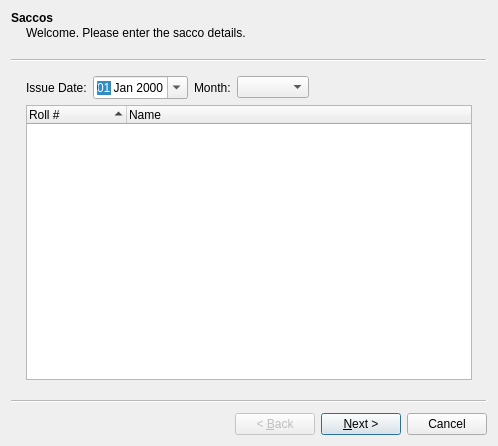
<?xml version="1.0" encoding="UTF-8"?>
<ui version="4.0">
 <class>SaccosWizard</class>
 <widget class="QWizard" name="SaccosWizard">
  <property name="geometry">
   <rect>
    <x>0</x>
    <y>0</y>
    <width>498</width>
    <height>446</height>
   </rect>
  </property>
  <property name="windowTitle">
   <string>Add Advance</string>
  </property>
  <widget class="QWizardPage" name="wizardPage1">
   <property name="title">
    <string>Saccos</string>
   </property>
   <property name="subTitle">
    <string>Welcome. Please enter the sacco details.</string>
   </property>
   <layout class="QVBoxLayout" name="verticalLayout">
    <item>
     <layout class="QHBoxLayout" name="horizontalLayout">
      <item>
       <widget class="QLabel" name="label">
        <property name="text">
         <string>Issue Date:</string>
        </property>
       </widget>
      </item>
      <item>
       <widget class="QDateEdit" name="dtpAdvanceDate">
        <property name="displayFormat">
         <string>dd MMM yyyy</string>
        </property>
        <property name="calendarPopup">
         <bool>true</bool>
        </property>
       </widget>
      </item>
      <item>
       <widget class="QLabel" name="label_2">
        <property name="text">
         <string>Month:</string>
        </property>
       </widget>
      </item>
      <item>
       <widget class="QComboBox" name="cboMonths"/>
      </item>
      <item>
       <spacer name="horizontalSpacer">
        <property name="orientation">
         <enum>Qt::Horizontal</enum>
        </property>
        <property name="sizeHint" stdset="0">
         <size>
          <width>40</width>
          <height>20</height>
         </size>
        </property>
       </spacer>
      </item>
     </layout>
    </item>
    <item>
     <widget class="QTreeWidget" name="lstEmployees">
      <property name="sortingEnabled">
       <bool>true</bool>
      </property>
      <attribute name="headerHighlightSections">
       <bool>true</bool>
      </attribute>
      <attribute name="headerShowSortIndicator" stdset="0">
       <bool>true</bool>
      </attribute>
      <column>
       <property name="text">
        <string>Roll #</string>
       </property>
      </column>
      <column>
       <property name="text">
        <string>Name</string>
       </property>
      </column>
     </widget>
    </item>
   </layout>
  </widget>
  <widget class="QWizardPage" name="wizardPage2">
   <property name="title">
    <string>Sacco Deduction Details</string>
   </property>
   <property name="subTitle">
    <string>Please enter the deductions for each employee.</string>
   </property>
   <layout class="QVBoxLayout" name="verticalLayout_2">
    <item>
     <widget class="QTableWidget" name="tblAdvances">
      <property name="columnCount">
       <number>5</number>
      </property>
      <column>
       <property name="text">
        <string>Roll No</string>
       </property>
      </column>
      <column>
       <property name="text">
        <string>Name</string>
       </property>
      </column>
      <column>
       <property name="text">
        <string>Amount Issued</string>
       </property>
      </column>
      <column>
       <property name="text">
        <string>EmployeeID</string>
       </property>
      </column>
      <column>
       <property name="text">
        <string/>
       </property>
      </column>
     </widget>
    </item>
   </layout>
  </widget>
  <widget class="QWizardPage" name="wizardPage">
   <property name="title">
    <string>Finish</string>
   </property>
   <property name="subTitle">
    <string>Please click on the save button to save the deductions.</string>
   </property>
   <layout class="QVBoxLayout" name="verticalLayout_3">
    <item>
     <widget class="QCommandLinkButton" name="commandLinkButton">
      <property name="text">
       <string>Save</string>
      </property>
      <property name="description">
       <string>Click here to save the saccos.</string>
      </property>
     </widget>
    </item>
    <item>
     <spacer name="verticalSpacer">
      <property name="orientation">
       <enum>Qt::Vertical</enum>
      </property>
      <property name="sizeHint" stdset="0">
       <size>
        <width>20</width>
        <height>277</height>
       </size>
      </property>
     </spacer>
    </item>
   </layout>
  </widget>
 </widget>
 <resources/>
 <connections/>
</ui>
